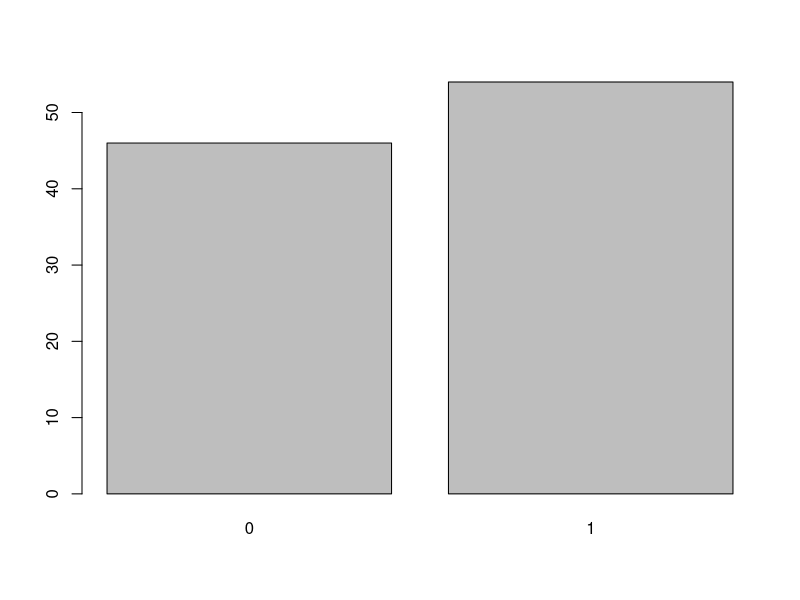
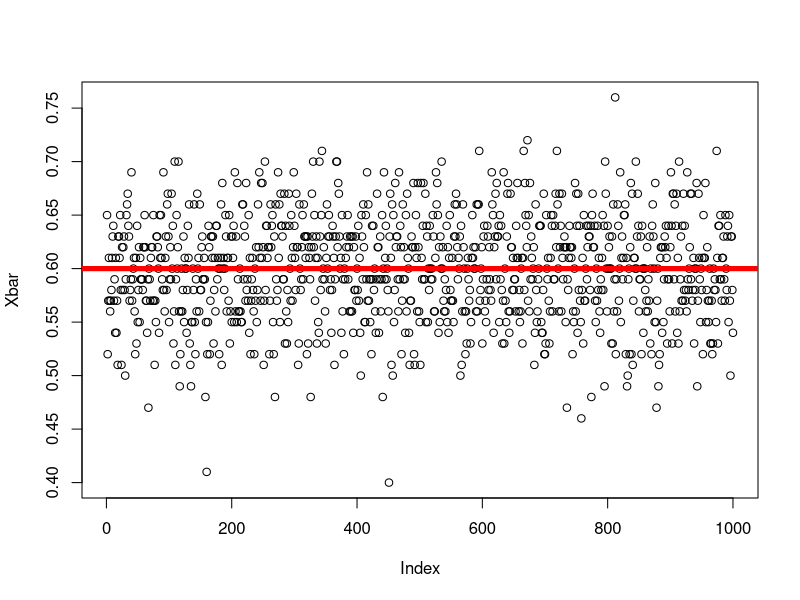
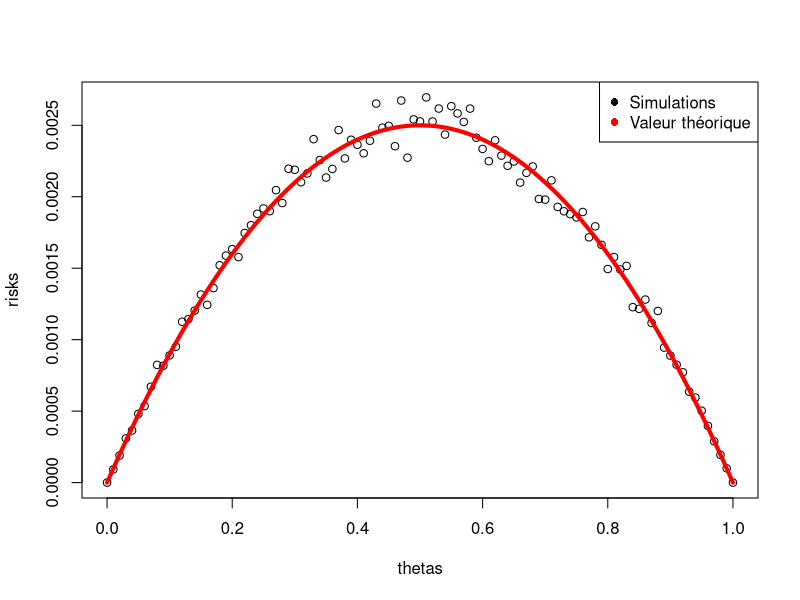
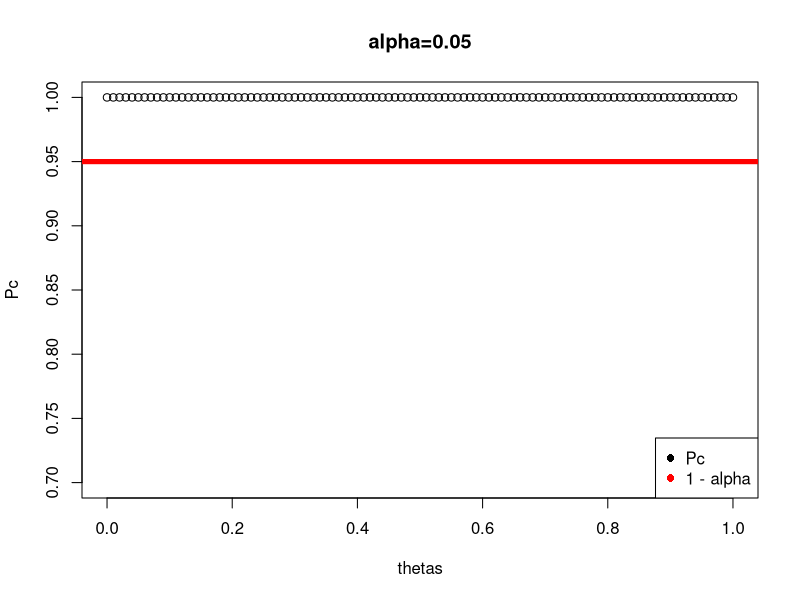
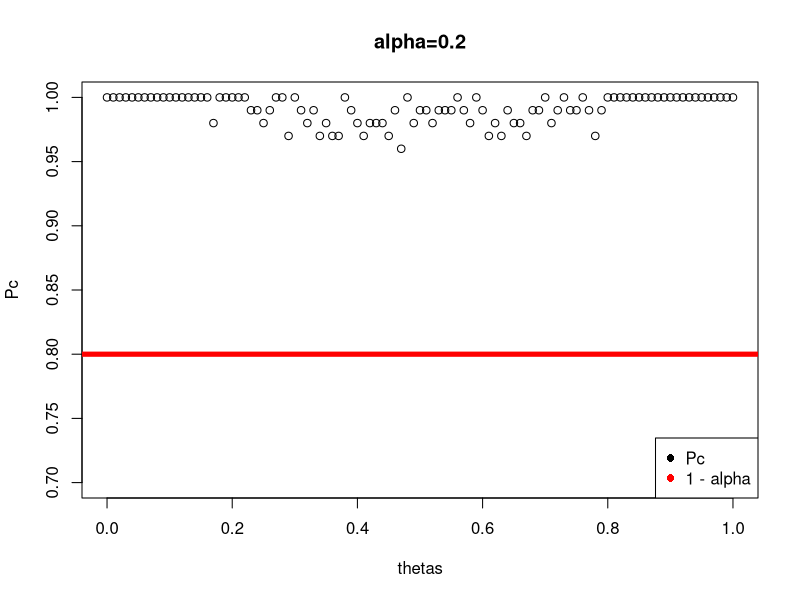
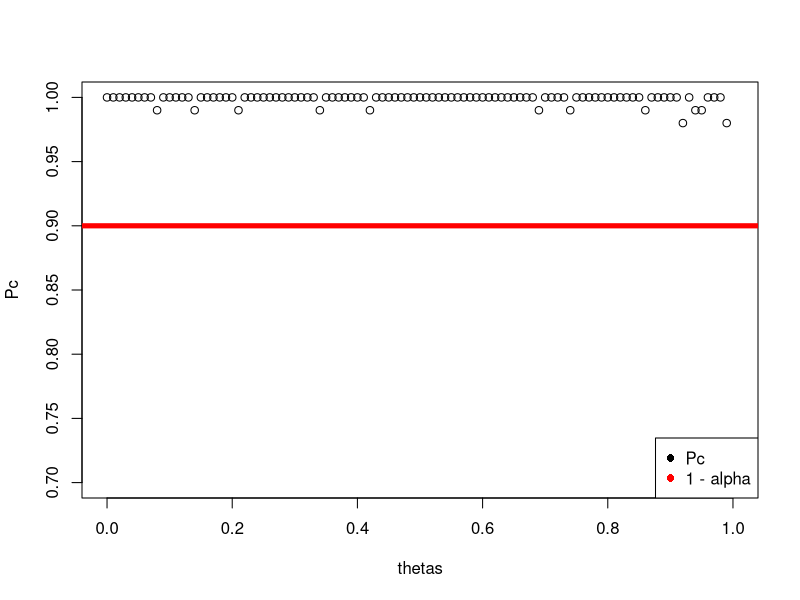
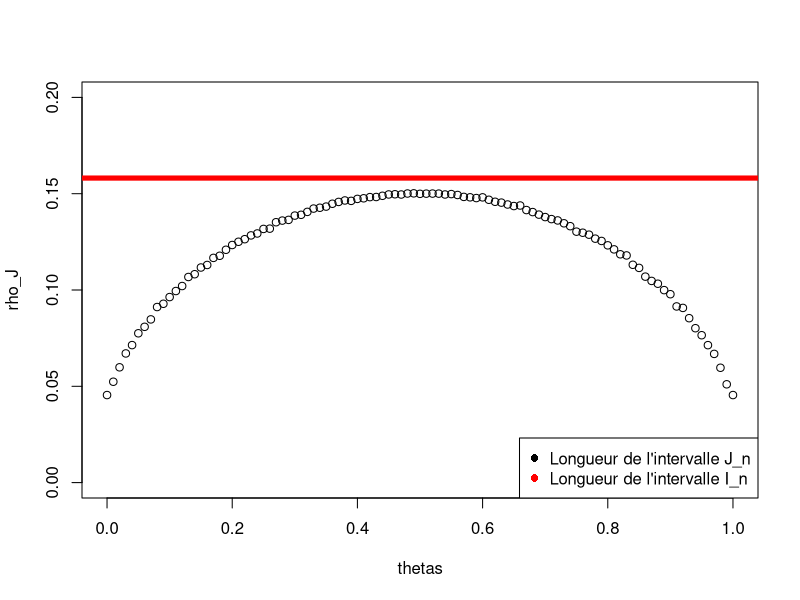

The R script that drew these images, in order:
## ---- chunk 1
n = 100
theta = 0.6
x = rbinom(n=n, size=1, prob=theta)
x
## ---- chunk 2
table(x)
barplot(table(x))
## ---- chunk 3
# On commence par creer une matrice de taille (n, K) qui contient des realisations de variables de 
# Bernoulli de parametre theta.
n = 100
K = 1000
theta = 0.6
x = rbinom(n = n * K, size=1, prob = theta)
X = matrix(data=x, nrow=n, ncol=K)
Xbar = colMeans(X)
plot(Xbar)
abline(theta, 0, col='red', lwd=5)
## ---- chunk 4
mean((Xbar - theta)^2)
## ---- chunk 5
n = 100
K = 1000
thetas = seq(from=0, to=1, by=1/100)
risks = thetas

for (i in 1:length(thetas)) {
  theta = thetas[i]
  X = matrix(rbinom(n = n * K, size=1, prob = theta), nrow=n, ncol=K)
  Xbar = colMeans(X)
  risks[i] = mean((Xbar - theta)^2)
}
plot(thetas, risks)
lines(thetas, thetas* (1 - thetas) / n, col="red", lwd=4)
legend("topright", c("Simulations", "Valeur théorique"), pch=c(16, 16), 
       col=c('black', 'red'))
## ---- chunk 6
n = 100
K = 100
alpha = 0.05
thetas = seq(from=0, to=1, by=1/100)
Pc = thetas
rho = 1 / (2 * sqrt(n * alpha))
for (i in 1:length(thetas)) {
  theta = thetas[i]
  X = matrix(rbinom(n = n * K, size=1, prob = theta), nrow=n, ncol=K)
  Xbar = colMeans(X)
  Pc[i] = mean(abs(Xbar - theta) < rho)
}
plot(thetas, Pc, ylim=c(0.7, 1), main = paste0("alpha=",alpha))
abline(1 - alpha, 0, col='red', lw=5)
legend("bottomright", c("Pc", "1 - alpha"), pch=c(16, 16), col=c('black', 'red'))

alpha = 0.2
thetas = seq(from=0, to=1, by=1/100)
Pc = thetas
rho = 1 / (2 * sqrt(n * alpha))
for (i in 1:length(thetas)) {
  theta = thetas[i]
  X = matrix(rbinom(n = n * K, size=1, prob = theta), nrow=n, ncol=K)
  Xbar = colMeans(X)
  Pc[i] = mean(abs(Xbar - theta) < rho)
}
plot(thetas, Pc, ylim=c(0.7, 1), main = paste0("alpha=",alpha))
abline(1 - alpha, 0, col='red', lw=5)
legend("bottomright", c("Pc", "1 - alpha"), pch=c(16, 16), col=c('black', 'red'))
## ---- chunk 7
n = 100
K = 100
alpha = 0.1
thetas = seq(from=0, to=1, by=1/100)
Pc = thetas

for (i in 1:length(thetas)) {
  theta = thetas[i]
  X = matrix(rbinom(n = n * K, size=1, prob = theta), nrow=n, ncol=K)
  Xbar = colMeans(X)

  # On calcule \tilde \rho
  rho = 1 / (2 * sqrt(n * alpha)) * sqrt(1 / (n * alpha) + 4 * Xbar * (1 - Xbar)) / (1 + 1 / (n * alpha))

  Pc[i] = mean(abs(Xbar / (1 + 1 / (n * alpha)) + 1 / (2 * (n * alpha + 1)) - theta) <= rho)
}
plot(thetas, Pc, ylim=c(0.7, 1))
abline(1 - alpha, 0, col='red', lw=5)
legend("bottomright", c("Pc", "1 - alpha"), pch=c(16, 16), col=c('black', 'red'))
## ---- chunk 8
n = 100
K = 100
alpha = 0.1
thetas = seq(from=0, to=1, by=1/100)

# On utilise le rho qui est obtenu via l'inegalite de B-T
rho_I = 1 / (2 * sqrt(n * alpha))
rho_J = thetas

for (i in 1:length(thetas)) {
  theta = thetas[i]
  X = matrix(rbinom(n = n * K, size=1, prob = theta), nrow=n, ncol=K)
  Xbar = colMeans(X)

  # On calcule \tilde \rho
  rho_J[i] = mean(1 / (2 * sqrt(n * alpha)) * sqrt(1 / (n * alpha) + 4 * Xbar * (1 - Xbar)) / (1 + 1 / (n * alpha)))
}

plot(thetas, rho_J, ylim=c(0, 0.2))
abline(rho_I, 0, col='red', lwd=5)
legend("bottomright", c("Longueur de l'intervalle J_n", "Longueur de l'intervalle I_n"), pch=c(16, 16), col=c('black', 'red'))

